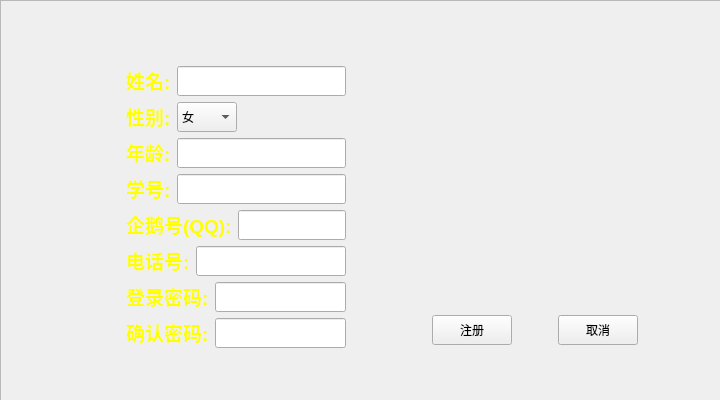
<?xml version="1.0" encoding="UTF-8"?>
<ui version="4.0">
 <class>signup</class>
 <widget class="QWidget" name="signup">
  <property name="geometry">
   <rect>
    <x>0</x>
    <y>0</y>
    <width>720</width>
    <height>400</height>
   </rect>
  </property>
  <property name="minimumSize">
   <size>
    <width>720</width>
    <height>400</height>
   </size>
  </property>
  <property name="maximumSize">
   <size>
    <width>720</width>
    <height>400</height>
   </size>
  </property>
  <property name="windowTitle">
   <string>Form</string>
  </property>
  <property name="styleSheet">
   <string notr="true">border-image: url(:/build-NewMember-Desktop_Qt_5_9_2_MinGW_32bit-Debug/image/MainBackground.png);</string>
  </property>
  <widget class="QFrame" name="frame">
   <property name="geometry">
    <rect>
     <x>0</x>
     <y>0</y>
     <width>728</width>
     <height>414</height>
    </rect>
   </property>
   <property name="styleSheet">
    <string notr="true">border-image: url(:/NewMember/image/MainBackground.png);</string>
   </property>
   <property name="frameShape">
    <enum>QFrame::StyledPanel</enum>
   </property>
   <property name="frameShadow">
    <enum>QFrame::Raised</enum>
   </property>
   <layout class="QGridLayout" name="gridLayout">
    <item row="0" column="0">
     <layout class="QHBoxLayout" name="horizontalLayout_13">
      <item>
       <spacer name="horizontalSpacer_11">
        <property name="orientation">
         <enum>Qt::Horizontal</enum>
        </property>
        <property name="sizeHint" stdset="0">
         <size>
          <width>40</width>
          <height>20</height>
         </size>
        </property>
       </spacer>
      </item>
      <item>
       <layout class="QVBoxLayout" name="verticalLayout_3">
        <item>
         <spacer name="verticalSpacer">
          <property name="orientation">
           <enum>Qt::Vertical</enum>
          </property>
          <property name="sizeHint" stdset="0">
           <size>
            <width>20</width>
            <height>40</height>
           </size>
          </property>
         </spacer>
        </item>
        <item>
         <layout class="QVBoxLayout" name="verticalLayout">
          <item>
           <layout class="QHBoxLayout" name="horizontalLayout">
            <item>
             <widget class="QLabel" name="label">
              <property name="styleSheet">
               <string notr="true">border-image: url(&quot;&quot;);</string>
              </property>
              <property name="text">
               <string>&lt;html&gt;&lt;head/&gt;&lt;body&gt;&lt;p&gt;&lt;span style=&quot; font-size:14pt; font-weight:600; color:#ffff00;&quot;&gt;姓名:&lt;/span&gt;&lt;/p&gt;&lt;/body&gt;&lt;/html&gt;</string>
              </property>
             </widget>
            </item>
            <item>
             <widget class="QLineEdit" name="nameLineEdit">
              <property name="minimumSize">
               <size>
                <width>0</width>
                <height>30</height>
               </size>
              </property>
              <property name="styleSheet">
               <string notr="true">border-image: url(&quot;&quot;);</string>
              </property>
             </widget>
            </item>
           </layout>
          </item>
          <item>
           <layout class="QHBoxLayout" name="horizontalLayout_2">
            <item>
             <widget class="QLabel" name="label_6">
              <property name="styleSheet">
               <string notr="true">border-image: url(&quot;&quot;);</string>
              </property>
              <property name="text">
               <string>&lt;html&gt;&lt;head/&gt;&lt;body&gt;&lt;p&gt;&lt;span style=&quot; font-size:14pt; font-weight:600; color:#ffff00;&quot;&gt;性别:&lt;/span&gt;&lt;/p&gt;&lt;/body&gt;&lt;/html&gt;</string>
              </property>
             </widget>
            </item>
            <item>
             <widget class="QComboBox" name="sexComboBox">
              <property name="minimumSize">
               <size>
                <width>60</width>
                <height>30</height>
               </size>
              </property>
              <property name="styleSheet">
               <string notr="true">border-image: url();</string>
              </property>
              <item>
               <property name="text">
                <string>女</string>
               </property>
              </item>
              <item>
               <property name="text">
                <string>男</string>
               </property>
              </item>
             </widget>
            </item>
            <item>
             <spacer name="horizontalSpacer">
              <property name="orientation">
               <enum>Qt::Horizontal</enum>
              </property>
              <property name="sizeHint" stdset="0">
               <size>
                <width>40</width>
                <height>20</height>
               </size>
              </property>
             </spacer>
            </item>
           </layout>
          </item>
          <item>
           <layout class="QHBoxLayout" name="horizontalLayout_3">
            <item>
             <widget class="QLabel" name="label_2">
              <property name="styleSheet">
               <string notr="true">border-image: url(&quot;&quot;);</string>
              </property>
              <property name="text">
               <string>&lt;html&gt;&lt;head/&gt;&lt;body&gt;&lt;p&gt;&lt;span style=&quot; font-size:14pt; font-weight:600; color:#ffff00;&quot;&gt;年龄:&lt;/span&gt;&lt;/p&gt;&lt;/body&gt;&lt;/html&gt;</string>
              </property>
             </widget>
            </item>
            <item>
             <widget class="QLineEdit" name="ageLineEdit">
              <property name="minimumSize">
               <size>
                <width>0</width>
                <height>30</height>
               </size>
              </property>
              <property name="styleSheet">
               <string notr="true">border-image: url(&quot;&quot;);</string>
              </property>
             </widget>
            </item>
           </layout>
          </item>
          <item>
           <layout class="QHBoxLayout" name="horizontalLayout_4">
            <item>
             <widget class="QLabel" name="label_3">
              <property name="styleSheet">
               <string notr="true">border-image: url(&quot;&quot;);</string>
              </property>
              <property name="text">
               <string>&lt;html&gt;&lt;head/&gt;&lt;body&gt;&lt;p&gt;&lt;span style=&quot; font-size:14pt; font-weight:600; color:#ffff00;&quot;&gt;学号:&lt;/span&gt;&lt;/p&gt;&lt;/body&gt;&lt;/html&gt;</string>
              </property>
              <property name="textFormat">
               <enum>Qt::AutoText</enum>
              </property>
             </widget>
            </item>
            <item>
             <widget class="QLineEdit" name="idLineEdit">
              <property name="minimumSize">
               <size>
                <width>0</width>
                <height>30</height>
               </size>
              </property>
              <property name="styleSheet">
               <string notr="true">border-image: url(&quot;&quot;);</string>
              </property>
              <property name="placeholderText">
               <string extracomment="登录的账号"/>
              </property>
             </widget>
            </item>
           </layout>
          </item>
          <item>
           <layout class="QHBoxLayout" name="horizontalLayout_5">
            <item>
             <widget class="QLabel" name="label_4">
              <property name="styleSheet">
               <string notr="true">border-image: url(&quot;&quot;);</string>
              </property>
              <property name="text">
               <string>&lt;html&gt;&lt;head/&gt;&lt;body&gt;&lt;p&gt;&lt;span style=&quot; font-size:14pt; font-weight:600; color:#ffff00;&quot;&gt;企鹅号(QQ):&lt;/span&gt;&lt;/p&gt;&lt;/body&gt;&lt;/html&gt;</string>
              </property>
             </widget>
            </item>
            <item>
             <widget class="QLineEdit" name="qqLineEdit">
              <property name="minimumSize">
               <size>
                <width>0</width>
                <height>30</height>
               </size>
              </property>
              <property name="styleSheet">
               <string notr="true">border-image: url(&quot;&quot;);</string>
              </property>
             </widget>
            </item>
           </layout>
          </item>
          <item>
           <layout class="QHBoxLayout" name="horizontalLayout_6">
            <item>
             <widget class="QLabel" name="label_5">
              <property name="styleSheet">
               <string notr="true">border-image: url(&quot;&quot;);</string>
              </property>
              <property name="text">
               <string>&lt;html&gt;&lt;head/&gt;&lt;body&gt;&lt;p&gt;&lt;span style=&quot; font-size:14pt; font-weight:600; color:#ffff00;&quot;&gt;电话号:&lt;/span&gt;&lt;/p&gt;&lt;/body&gt;&lt;/html&gt;</string>
              </property>
             </widget>
            </item>
            <item>
             <widget class="QLineEdit" name="phoneLineEdit">
              <property name="minimumSize">
               <size>
                <width>0</width>
                <height>30</height>
               </size>
              </property>
              <property name="styleSheet">
               <string notr="true">border-image: url(&quot;&quot;);</string>
              </property>
              <property name="placeholderText">
               <string extracomment="登录密码"/>
              </property>
             </widget>
            </item>
           </layout>
          </item>
          <item>
           <layout class="QHBoxLayout" name="horizontalLayout_11">
            <item>
             <widget class="QLabel" name="label_7">
              <property name="styleSheet">
               <string notr="true">border-image: url(&quot;&quot;);</string>
              </property>
              <property name="text">
               <string>&lt;html&gt;&lt;head/&gt;&lt;body&gt;&lt;p&gt;&lt;span style=&quot; font-size:14pt; font-weight:600; color:#ffff00;&quot;&gt;登录密码:&lt;/span&gt;&lt;/p&gt;&lt;/body&gt;&lt;/html&gt;</string>
              </property>
             </widget>
            </item>
            <item>
             <widget class="QLineEdit" name="passwdLineEdit">
              <property name="minimumSize">
               <size>
                <width>0</width>
                <height>30</height>
               </size>
              </property>
              <property name="styleSheet">
               <string notr="true">border-image: url(&quot;&quot;);</string>
              </property>
              <property name="echoMode">
               <enum>QLineEdit::Password</enum>
              </property>
              <property name="placeholderText">
               <string extracomment="登录密码"/>
              </property>
             </widget>
            </item>
           </layout>
          </item>
          <item>
           <layout class="QHBoxLayout" name="horizontalLayout_12">
            <item>
             <widget class="QLabel" name="label_8">
              <property name="styleSheet">
               <string notr="true">border-image: url(&quot;&quot;);</string>
              </property>
              <property name="text">
               <string>&lt;html&gt;&lt;head/&gt;&lt;body&gt;&lt;p&gt;&lt;span style=&quot; font-size:14pt; font-weight:600; color:#ffff00;&quot;&gt;确认密码:&lt;/span&gt;&lt;/p&gt;&lt;/body&gt;&lt;/html&gt;</string>
              </property>
             </widget>
            </item>
            <item>
             <widget class="QLineEdit" name="repasswdLineEdit">
              <property name="minimumSize">
               <size>
                <width>0</width>
                <height>30</height>
               </size>
              </property>
              <property name="styleSheet">
               <string notr="true">border-image: url(&quot;&quot;);</string>
              </property>
              <property name="echoMode">
               <enum>QLineEdit::Password</enum>
              </property>
              <property name="placeholderText">
               <string extracomment="登录密码"/>
              </property>
             </widget>
            </item>
           </layout>
          </item>
         </layout>
        </item>
        <item>
         <spacer name="verticalSpacer_2">
          <property name="orientation">
           <enum>Qt::Vertical</enum>
          </property>
          <property name="sizeHint" stdset="0">
           <size>
            <width>20</width>
            <height>40</height>
           </size>
          </property>
         </spacer>
        </item>
       </layout>
      </item>
      <item>
       <layout class="QVBoxLayout" name="verticalLayout_4">
        <item>
         <spacer name="verticalSpacer_3">
          <property name="orientation">
           <enum>Qt::Vertical</enum>
          </property>
          <property name="sizeHint" stdset="0">
           <size>
            <width>20</width>
            <height>40</height>
           </size>
          </property>
         </spacer>
        </item>
        <item>
         <layout class="QHBoxLayout" name="horizontalLayout_10">
          <item>
           <spacer name="horizontalSpacer_7">
            <property name="orientation">
             <enum>Qt::Horizontal</enum>
            </property>
            <property name="sizeHint" stdset="0">
             <size>
              <width>40</width>
              <height>20</height>
             </size>
            </property>
           </spacer>
          </item>
          <item>
           <layout class="QVBoxLayout" name="verticalLayout_2">
            <item>
             <layout class="QHBoxLayout" name="horizontalLayout_8">
              <item>
               <spacer name="horizontalSpacer_4">
                <property name="orientation">
                 <enum>Qt::Horizontal</enum>
                </property>
                <property name="sizeHint" stdset="0">
                 <size>
                  <width>40</width>
                  <height>20</height>
                 </size>
                </property>
               </spacer>
              </item>
              <item>
               <widget class="QWidget" name="widget" native="true">
                <property name="minimumSize">
                 <size>
                  <width>200</width>
                  <height>200</height>
                 </size>
                </property>
                <property name="styleSheet">
                 <string notr="true">border-image: url(:/NewMember/image/picture.png);</string>
                </property>
               </widget>
              </item>
              <item>
               <spacer name="horizontalSpacer_3">
                <property name="orientation">
                 <enum>Qt::Horizontal</enum>
                </property>
                <property name="sizeHint" stdset="0">
                 <size>
                  <width>40</width>
                  <height>20</height>
                 </size>
                </property>
               </spacer>
              </item>
             </layout>
            </item>
            <item>
             <spacer name="verticalSpacer_5">
              <property name="orientation">
               <enum>Qt::Vertical</enum>
              </property>
              <property name="sizeHint" stdset="0">
               <size>
                <width>20</width>
                <height>40</height>
               </size>
              </property>
             </spacer>
            </item>
            <item>
             <layout class="QHBoxLayout" name="horizontalLayout_9">
              <item>
               <spacer name="horizontalSpacer_6">
                <property name="orientation">
                 <enum>Qt::Horizontal</enum>
                </property>
                <property name="sizeHint" stdset="0">
                 <size>
                  <width>40</width>
                  <height>20</height>
                 </size>
                </property>
               </spacer>
              </item>
              <item>
               <layout class="QHBoxLayout" name="horizontalLayout_7">
                <item>
                 <widget class="QPushButton" name="registButton">
                  <property name="minimumSize">
                   <size>
                    <width>0</width>
                    <height>30</height>
                   </size>
                  </property>
                  <property name="styleSheet">
                   <string notr="true">border-image: url(&quot;&quot;);</string>
                  </property>
                  <property name="text">
                   <string>注册</string>
                  </property>
                 </widget>
                </item>
                <item>
                 <spacer name="horizontalSpacer_2">
                  <property name="orientation">
                   <enum>Qt::Horizontal</enum>
                  </property>
                  <property name="sizeHint" stdset="0">
                   <size>
                    <width>40</width>
                    <height>20</height>
                   </size>
                  </property>
                 </spacer>
                </item>
                <item>
                 <widget class="QPushButton" name="canclePushButton">
                  <property name="minimumSize">
                   <size>
                    <width>0</width>
                    <height>30</height>
                   </size>
                  </property>
                  <property name="styleSheet">
                   <string notr="true">border-image: url(&quot;&quot;);</string>
                  </property>
                  <property name="text">
                   <string>取消</string>
                  </property>
                 </widget>
                </item>
               </layout>
              </item>
              <item>
               <spacer name="horizontalSpacer_5">
                <property name="orientation">
                 <enum>Qt::Horizontal</enum>
                </property>
                <property name="sizeHint" stdset="0">
                 <size>
                  <width>40</width>
                  <height>20</height>
                 </size>
                </property>
               </spacer>
              </item>
             </layout>
            </item>
           </layout>
          </item>
          <item>
           <spacer name="horizontalSpacer_8">
            <property name="orientation">
             <enum>Qt::Horizontal</enum>
            </property>
            <property name="sizeHint" stdset="0">
             <size>
              <width>40</width>
              <height>20</height>
             </size>
            </property>
           </spacer>
          </item>
         </layout>
        </item>
        <item>
         <spacer name="verticalSpacer_4">
          <property name="orientation">
           <enum>Qt::Vertical</enum>
          </property>
          <property name="sizeHint" stdset="0">
           <size>
            <width>20</width>
            <height>40</height>
           </size>
          </property>
         </spacer>
        </item>
       </layout>
      </item>
     </layout>
    </item>
   </layout>
  </widget>
 </widget>
 <resources/>
 <connections/>
</ui>
